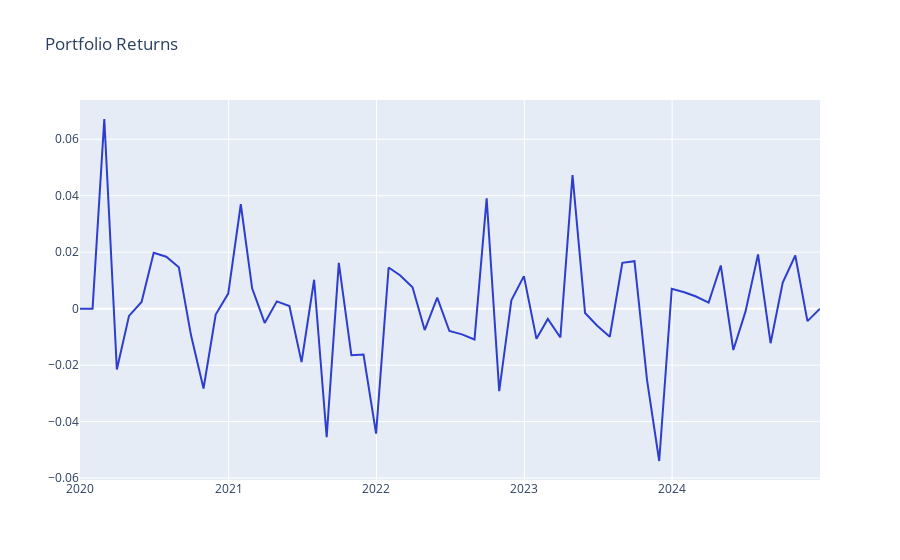

This figure's notebook cell:
### Markdown cell above
### View Data
Time to see how the portfolio did.

### Code cell
expected_portfolio_returns = portfolio_returns(df_long, df_short, lookahead_returns, 2*top_bottom_n)

project_helper.plot_returns(expected_portfolio_returns.T.sum(), 'Portfolio Returns')
